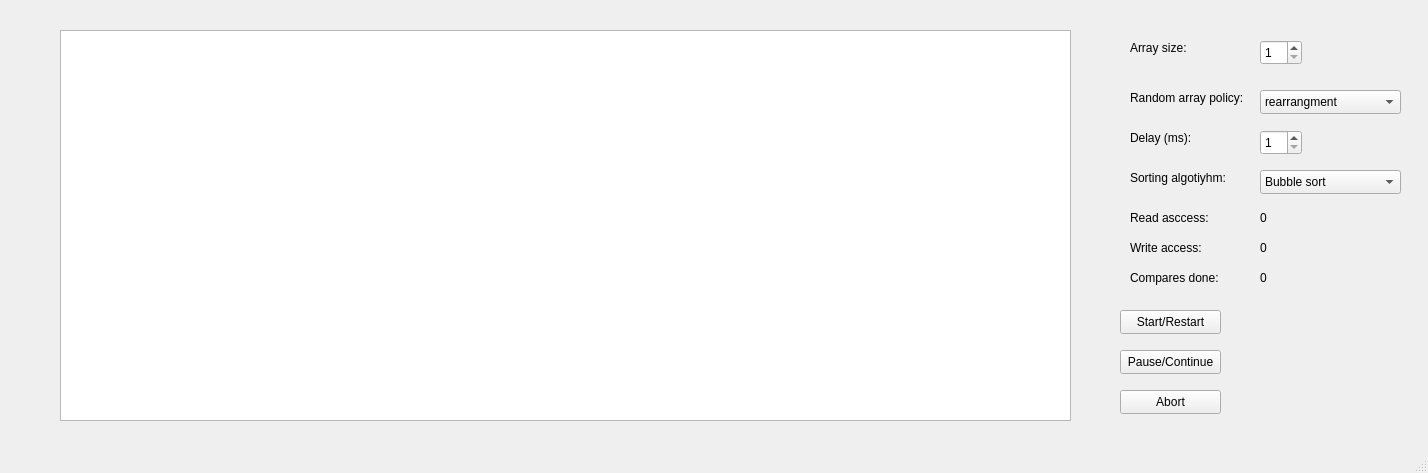
<?xml version="1.0" encoding="UTF-8"?>
<ui version="4.0">
 <class>MainWindow</class>
 <widget class="QMainWindow" name="MainWindow">
  <property name="geometry">
   <rect>
    <x>0</x>
    <y>0</y>
    <width>1428</width>
    <height>473</height>
   </rect>
  </property>
  <property name="windowTitle">
   <string>MainWindow</string>
  </property>
  <widget class="QWidget" name="centralwidget">
   <widget class="QGraphicsView" name="graphicsView">
    <property name="geometry">
     <rect>
      <x>60</x>
      <y>30</y>
      <width>1011</width>
      <height>391</height>
     </rect>
    </property>
    <property name="alignment">
     <set>Qt::AlignBottom|Qt::AlignLeading|Qt::AlignLeft</set>
    </property>
   </widget>
   <widget class="QSpinBox" name="spinBox_n">
    <property name="geometry">
     <rect>
      <x>1260</x>
      <y>40</y>
      <width>42</width>
      <height>25</height>
     </rect>
    </property>
    <property name="minimum">
     <number>1</number>
    </property>
    <property name="maximum">
     <number>512</number>
    </property>
   </widget>
   <widget class="QComboBox" name="comboBox_rand">
    <property name="geometry">
     <rect>
      <x>1260</x>
      <y>90</y>
      <width>141</width>
      <height>24</height>
     </rect>
    </property>
    <item>
     <property name="text">
      <string>rearrangment</string>
     </property>
    </item>
    <item>
     <property name="text">
      <string>low</string>
     </property>
    </item>
    <item>
     <property name="text">
      <string>high</string>
     </property>
    </item>
    <item>
     <property name="text">
      <string>standart</string>
     </property>
    </item>
   </widget>
   <widget class="QPushButton" name="pushButton_proc">
    <property name="geometry">
     <rect>
      <x>1120</x>
      <y>310</y>
      <width>101</width>
      <height>24</height>
     </rect>
    </property>
    <property name="text">
     <string>Start/Restart</string>
    </property>
   </widget>
   <widget class="QSpinBox" name="spinBox_delay">
    <property name="geometry">
     <rect>
      <x>1260</x>
      <y>130</y>
      <width>42</width>
      <height>25</height>
     </rect>
    </property>
    <property name="minimum">
     <number>1</number>
    </property>
    <property name="maximum">
     <number>300</number>
    </property>
    <property name="value">
     <number>1</number>
    </property>
   </widget>
   <widget class="QComboBox" name="comboBox_sort">
    <property name="geometry">
     <rect>
      <x>1260</x>
      <y>170</y>
      <width>141</width>
      <height>24</height>
     </rect>
    </property>
    <item>
     <property name="text">
      <string>Bubble sort</string>
     </property>
    </item>
    <item>
     <property name="text">
      <string>Cocktail sort</string>
     </property>
    </item>
    <item>
     <property name="text">
      <string>Comb sort</string>
     </property>
    </item>
    <item>
     <property name="text">
      <string>Insertion sort</string>
     </property>
    </item>
    <item>
     <property name="text">
      <string>Gnome sort</string>
     </property>
    </item>
    <item>
     <property name="text">
      <string>Counting sort</string>
     </property>
    </item>
    <item>
     <property name="text">
      <string>Bucket sort</string>
     </property>
    </item>
    <item>
     <property name="text">
      <string>Bogosort</string>
     </property>
    </item>
    <item>
     <property name="text">
      <string>Rearragement sort</string>
     </property>
    </item>
    <item>
     <property name="text">
      <string>Timsort</string>
     </property>
    </item>
   </widget>
   <widget class="QPushButton" name="pushButton_pause">
    <property name="geometry">
     <rect>
      <x>1120</x>
      <y>350</y>
      <width>101</width>
      <height>24</height>
     </rect>
    </property>
    <property name="text">
     <string>Pause/Continue</string>
    </property>
   </widget>
   <widget class="QPushButton" name="pushButton_abort">
    <property name="geometry">
     <rect>
      <x>1120</x>
      <y>390</y>
      <width>101</width>
      <height>24</height>
     </rect>
    </property>
    <property name="text">
     <string>Abort</string>
    </property>
   </widget>
   <widget class="QLabel" name="label_read">
    <property name="geometry">
     <rect>
      <x>1260</x>
      <y>210</y>
      <width>49</width>
      <height>16</height>
     </rect>
    </property>
    <property name="text">
     <string>0</string>
    </property>
   </widget>
   <widget class="QLabel" name="label_write">
    <property name="geometry">
     <rect>
      <x>1260</x>
      <y>240</y>
      <width>49</width>
      <height>16</height>
     </rect>
    </property>
    <property name="text">
     <string>0</string>
    </property>
   </widget>
   <widget class="QLabel" name="label_compare">
    <property name="geometry">
     <rect>
      <x>1260</x>
      <y>270</y>
      <width>49</width>
      <height>16</height>
     </rect>
    </property>
    <property name="text">
     <string>0</string>
    </property>
   </widget>
   <widget class="QLabel" name="label">
    <property name="geometry">
     <rect>
      <x>1130</x>
      <y>40</y>
      <width>81</width>
      <height>16</height>
     </rect>
    </property>
    <property name="text">
     <string>Array size:</string>
    </property>
   </widget>
   <widget class="QLabel" name="label_2">
    <property name="geometry">
     <rect>
      <x>1130</x>
      <y>90</y>
      <width>121</width>
      <height>16</height>
     </rect>
    </property>
    <property name="text">
     <string>Random array policy:</string>
    </property>
   </widget>
   <widget class="QLabel" name="label_3">
    <property name="geometry">
     <rect>
      <x>1130</x>
      <y>130</y>
      <width>81</width>
      <height>16</height>
     </rect>
    </property>
    <property name="text">
     <string>Delay (ms):</string>
    </property>
   </widget>
   <widget class="QLabel" name="label_4">
    <property name="geometry">
     <rect>
      <x>1130</x>
      <y>170</y>
      <width>121</width>
      <height>16</height>
     </rect>
    </property>
    <property name="text">
     <string>Sorting algotiyhm:</string>
    </property>
   </widget>
   <widget class="QLabel" name="label_compare_2">
    <property name="geometry">
     <rect>
      <x>1130</x>
      <y>270</y>
      <width>101</width>
      <height>16</height>
     </rect>
    </property>
    <property name="text">
     <string>Compares done:</string>
    </property>
   </widget>
   <widget class="QLabel" name="label_write_2">
    <property name="geometry">
     <rect>
      <x>1130</x>
      <y>240</y>
      <width>101</width>
      <height>16</height>
     </rect>
    </property>
    <property name="text">
     <string>Write access:</string>
    </property>
   </widget>
   <widget class="QLabel" name="label_read_2">
    <property name="geometry">
     <rect>
      <x>1130</x>
      <y>210</y>
      <width>91</width>
      <height>16</height>
     </rect>
    </property>
    <property name="text">
     <string>Read asccess:</string>
    </property>
   </widget>
  </widget>
  <widget class="QMenuBar" name="menubar">
   <property name="geometry">
    <rect>
     <x>0</x>
     <y>0</y>
     <width>1428</width>
     <height>21</height>
    </rect>
   </property>
  </widget>
  <widget class="QStatusBar" name="statusbar"/>
 </widget>
 <resources/>
 <connections/>
</ui>
